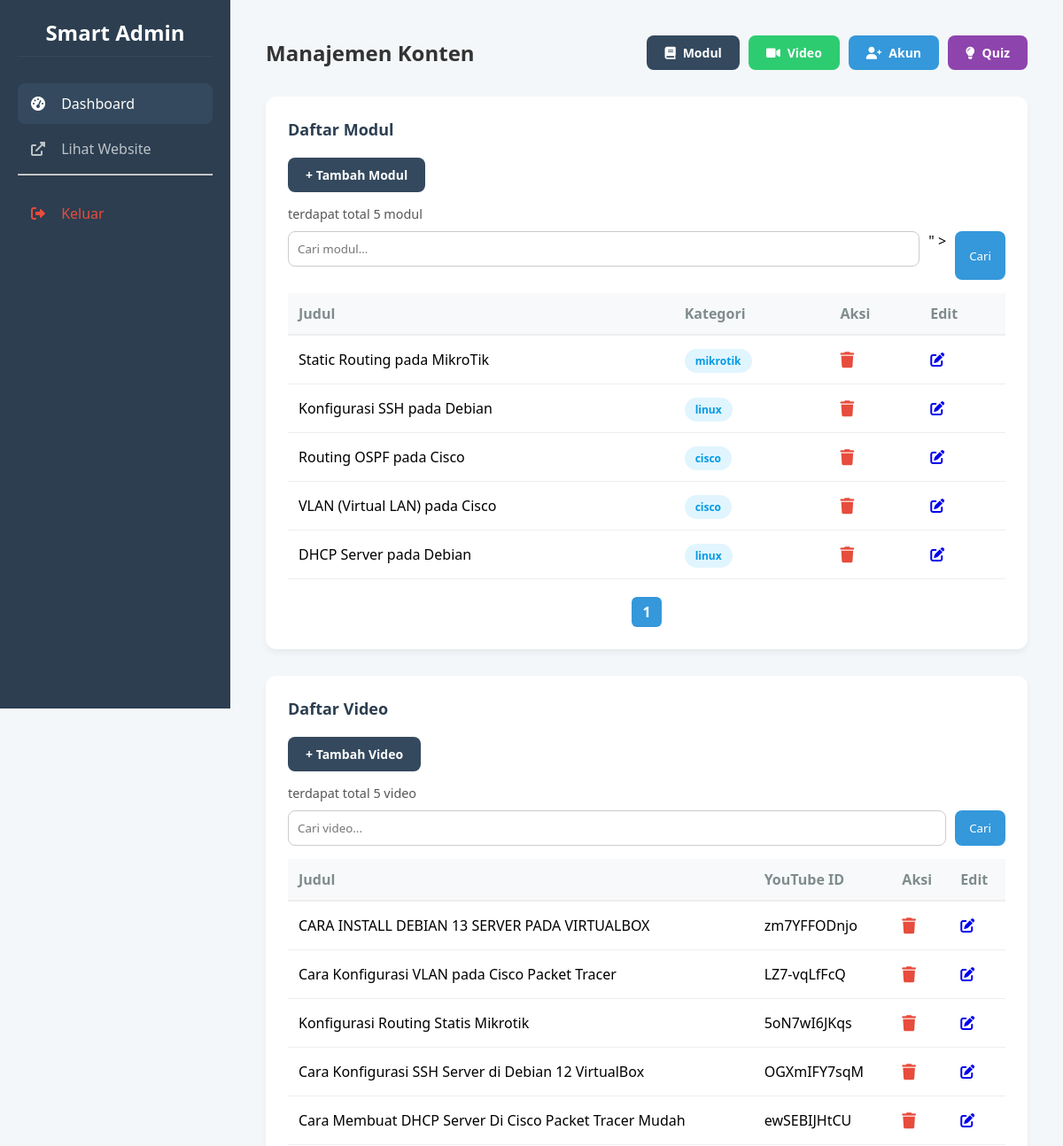
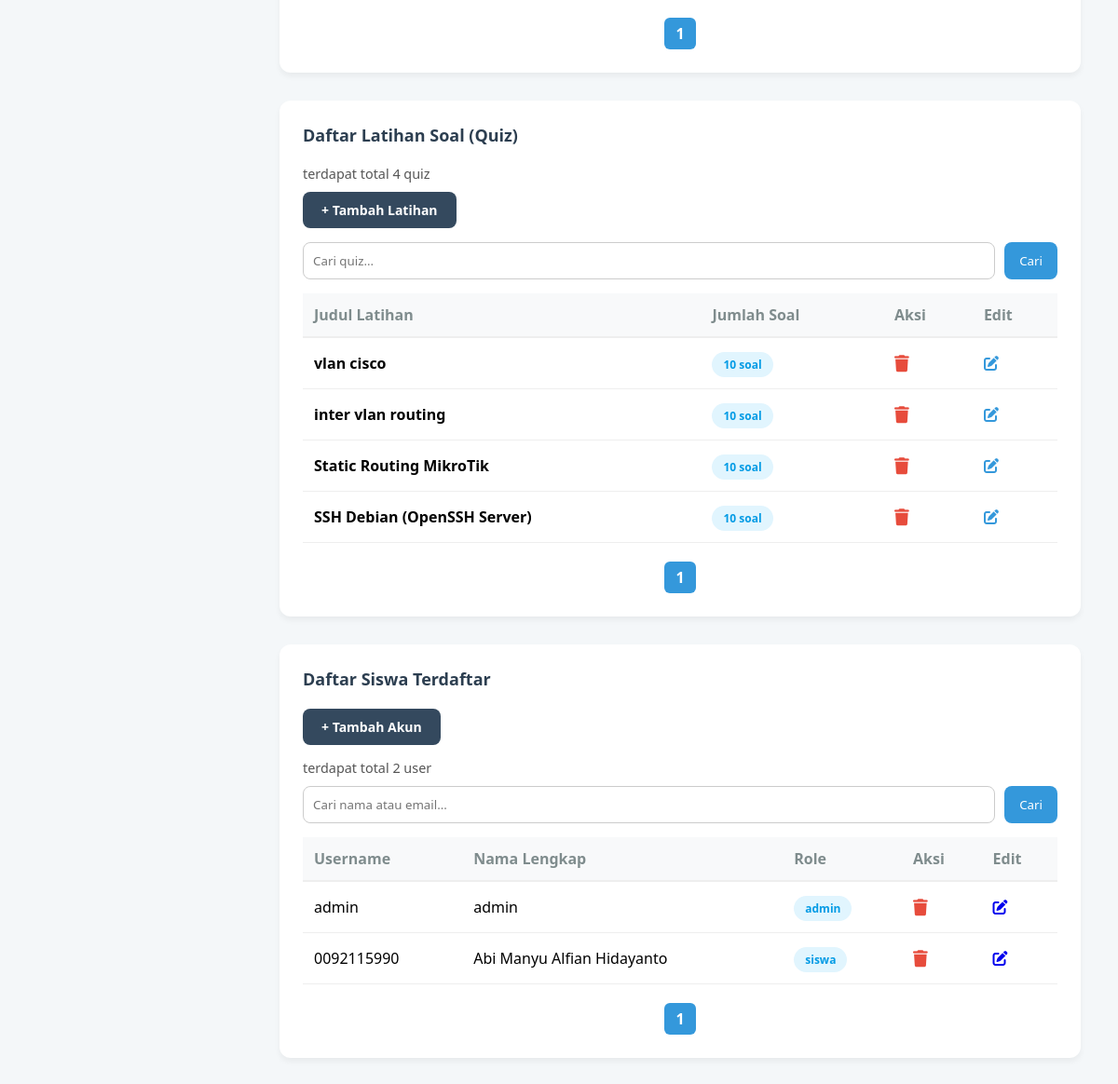
The page /admin (signed in) on the database its author committed (2 pictures, top to bottom).
### tables this page shows
CREATE TABLE modul (
                id INTEGER PRIMARY KEY AUTOINCREMENT,
                judul TEXT NOT NULL,
                kategori TEXT NOT NULL,
                konten TEXT NOT NULL,
                deskripsi_singkat TEXT,
                icon TEXT
            );

CREATE TABLE video(
                id INTEGER PRIMARY KEY AUTOINCREMENT,
                judul TEXT NOT NULL,
                thumbnail TEXT NOT NULL,  -- URL gambar thumbnail
                durasi TEXT NOT NULL,     -- Contoh: "10:25"
                deskripsi TEXT NOT NULL,       -- Deskripsi singkat (v.desc)
                youtube_id TEXT NOT NULL  -- ID untuk halaman nonton nanti
            );

CREATE TABLE quiz_list (
				id INTEGER PRIMARY KEY AUTOINCREMENT,
				judul TEXT NOT NULL,
				icon TEXT NOT NULL
			);

CREATE TABLE users (
				id INTEGER PRIMARY KEY AUTOINCREMENT,
				username TEXT UNIQUE NOT NULL,
				nama_lengkap TEXT,
				password TEXT NOT NULL,
				role TEXT DEFAULT 'siswa',
				email TEXT,
				streak INTEGER DEFAULT 0, 
				last_login DATE
			);

### app.py (the view)
@app.route('/admin')
def admin_dashboard():
    if 'role' not in session or session['role'] != 'admin':
        return redirect(url_for('login'))
    conn = get_db_connection()
    per_page = 10
    modul_page = request.args.get('modul_page', 1, type=int)
    modul_search = request.args.get('modul_search', '')
    modul_offset = (modul_page - 1) * per_page
    modul_query = 'FROM modul'
    modul_params = []
    if modul_search:
        modul_query += ' WHERE judul LIKE ?'
        modul_params.append(f'%{modul_search}%')
    modules = conn.execute(
        f'SELECT * {modul_query} LIMIT ? OFFSET ?',
        (*modul_params, per_page, modul_offset)
    ).fetchall()
    total_modul = conn.execute(
        f'SELECT COUNT(*) {modul_query}',
        modul_params
    ).fetchone()[0]
    modul_pages = (total_modul + per_page - 1) // per_page
    video_page = request.args.get('video_page', 1, type=int)
    video_search = request.args.get('video_search', '')
    video_offset = (video_page - 1) * per_page
    video_query = 'FROM video'
    video_params = []
    if video_search:
        video_query += ' WHERE judul LIKE ?'
        video_params.append(f'%{video_search}%')
    videos = conn.execute(
        f'SELECT * {video_query} LIMIT ? OFFSET ?',
        (*video_params, per_page, video_offset)
    ).fetchall()
    total_video = conn.execute(
        f'SELECT COUNT(*) {video_query}',
        video_params
    ).fetchone()[0]
    video_pages = (total_video + per_page - 1) // per_page
    user_page = request.args.get('user_page', 1, type=int)
    user_search = request.args.get('user_search', '')
    user_offset = (user_page - 1) * per_page
    user_query = 'FROM users'
    user_params = []
    if user_search:
        user_query += ' WHERE nama_lengkap LIKE ? OR email LIKE ?'
        user_params.extend([f'%{user_search}%', f'%{user_search}%'])
    users = conn.execute(
        f'SELECT * {user_query} LIMIT ? OFFSET ?',
        (*user_params, per_page, user_offset)
    ).fetchall()
    total_user = conn.execute(
        f'SELECT COUNT(*) {user_query}',
        user_params
    ).fetchone()[0]
    user_pages = (total_user + per_page - 1) // per_page
    quiz_page = request.args.get('quiz_page', 1, type=int)
    quiz_search = request.args.get('quiz_search', '')
    quiz_offset = (quiz_page - 1) * per_page
    quiz_query = '''
        FROM quiz_list ql
        LEFT JOIN quiz_questions qq ON ql.id = qq.quiz_id
    '''
    quiz_params = []
    if quiz_search:
        quiz_query += ' WHERE ql.judul LIKE ?'
        quiz_params.append(f'%{quiz_search}%')
    quizzes = conn.execute(f'''
        SELECT ql.*, COUNT(qq.id) as jumlah_soal
        {quiz_query}
        GROUP BY ql.id
        LIMIT ? OFFSET ?
    ''', (*quiz_params, per_page, quiz_offset)).fetchall()
    total_quiz = conn.execute(
        f'SELECT COUNT(*) FROM quiz_list'
    ).fetchone()[0]
    quiz_pages = (total_quiz + per_page - 1) // per_page
    conn.close()
    return render_template(
        'admin_dashboard.html',
        modules=modules,
        modul_page=modul_page,
        modul_pages=modul_pages,
        total_modul=total_modul,
        modul_search=modul_search,
        videos=videos,
        video_page=video_page,
        video_pages=video_pages,
        total_video=total_video,
        video_search=video_search,
        users=users,
        user_page=user_page,
        user_pages=user_pages,
        total_user=total_user,
        user_search=user_search,
        quizzes=quizzes,
        quiz_page=quiz_page,
        quiz_pages=quiz_pages,
        total_quiz=total_quiz,
        quiz_search=quiz_search
    )

### templates/admin_dashboard.html (shortened to what this page needs)
<!DOCTYPE html>
<html lang="id">
<head>
    <link rel="stylesheet" href="{{ url_for('static', filename='admin.css') }}">
    <link rel="stylesheet" href="https://cdnjs.cloudflare.com/ajax/libs/font-awesome/6.0.0/css/all.min.css">
</head>
<body>
    <div class="sidebar">
        <h2>Smart Admin</h2>
        <nav>
            <a href="/admin" class="active"><i class="fas fa-tachometer-alt"></i> Dashboard</a>
            <a href="/dashboard"><i class="fas fa-external-link-alt"></i> Lihat Website</a>
            <hr>
            <a href="#" class="logout-link" onclick="openLogoutModal()"><i class="fas fa-sign-out-alt"></i> Keluar</a>
        </nav>
    </div>
    <div class="main-content">
        <div class="header">
            <h1>Manajemen Konten</h1>
            <div class="btn-group">
                <a href="/admin/add-modul" class="btn btn-primary">
                    <i class="fas fa-book"></i> Modul
                </a>
                <a href="/admin/add-video" class="btn btn-success">
                    <i class="fas fa-video"></i> Video
                </a>
                <a href="/admin/add-account" class="btn btn-info">
                    <i class="fas fa-user-plus"></i> Akun
                </a>
                <a href="{{ url_for('add_quiz') }}" class="btn btn-masyaallah">
                    <i class="fas fa-lightbulb"></i> Quiz
                </a>
            </div>
        </div>
        <div class="section-card">
            <h3>Daftar Modul</h3>
            <a href="/admin/add-modul" class="btn btn-primary" style="margin-bottom: 15px; display: inline-block;">
                + Tambah Modul
            </a>
            <p class="data-info">
                terdapat total {{ total_modul }} modul
            </p>
            <form method="GET" class="search-box">
                <input
                    type="text"
                    id="search-modul"
                    placeholder="Cari modul..."
                    style="width:100%; padding:10px; margin-bottom:15px;">"
                >
                <button type="submit">Cari</button>
            </form>
            <table>
                <thead>
                    <tr>
                        <th>Judul</th>
                        <th>Kategori</th>
                        <th>Aksi</th>
                        <th>Edit</th>
                    </tr>
                </thead>
                <tbody id="modulTable">
                    {% for m in modules %}
                    <tr>
                        <td>{{ m.judul }}</td>
                        <td><span class="badge">{{ m.kategori }}</span></td>
                        <td>
                            <a href="/admin/delete-modul/{{ m.id }}" class="btn-icon delete" onclick="return confirm('Hapus modul?')">
                                <i class="fas fa-trash"></i>
                            </a>
                        </td>
                        <td>
							<a href="/admin/edit-modul/{{ m.id }}">
								<i class="fas fa-edit"></i>
							</a>
                        </td>
                    </tr>
                    {% endfor %}
                </tbody>
            </table>
            <div class="pagination">
                {% for p in range(1, modul_pages + 1) %}
                    <a href="?modul_page={{ p }}" class="{% if p == modul_page %}active{% endif %}">
                        {{ p }}
                    </a>
                {% endfor %}
            </div>
        </div>
        <div class="section-card">
            <h3>Daftar Video</h3>
            <a href="/admin/add-video" class="btn btn-primary" style="margin-bottom: 15px; display: inline-block;">
                + Tambah Video
            </a>
            <p class="data-info">terdapat total {{ total_video }} video</p>
            <form method="GET" class="search-box">
                <input type="text" name="video_search" placeholder="Cari video..." value="{{ request.args.get('video_search','') }}" id="search-video">
                <button type="submit">Cari</button>
            </form>
            <table>
                <thead>
                    <tr>
                        <th>Judul</th>
                        <th>YouTube ID</th>
                        <th>Aksi</th>
                        <th>Edit</th>
                    </tr>
                </thead>
                <tbody id="videoTable">
                    {% for v in videos %}
                    <tr>
                        <td>{{ v.judul }}</td>
                        <td><code>{{ v.youtube_id }}</code></td>
                        <td>
                            <a href="/admin/delete-video/{{ v.id }}" class="btn-icon delete" onclick="return confirm('Hapus video?')">
                                <i class="fas fa-trash"></i>
                            </a>
                        </td>
                        <td>
							<a href="/admin/edit-video/{{ v.id }}">
								<i class="fas fa-edit"></i>
							</a>
                        </td>
                    </tr>
                    {% endfor %}
                </tbody>
            </table>
            <div class="pagination">
                {% for p in range(1, video_pages + 1) %}
                    <a href="?video_page={{ p }}" class="{% if p == video_page %}active{% endif %}">
                        {{ p }}
                    </a>
                {% endfor %}
            </div>
        </div>
        <div class="section-card">
            <h3>Daftar Latihan Soal (Quiz)</h3>
            <p class="data-info">
                terdapat total {{ total_quiz }} quiz
            </p>
            <a href="{{ url_for('add_quiz') }}" class="btn btn-primary" style="margin-bottom: 15px; display: inline-block;">
                + Tambah Latihan
            </a>
            <form method="GET" class="search-box">
                <input
                    type="text"
                    name="quiz_search"
                    placeholder="Cari quiz..."
                    value="{{ quiz_search }}"
                    id="search-quiz"
                >
                <button type="submit">Cari</button>
            </form>
            <table>
                <thead>
                    <tr>
                        <th>Judul Latihan</th>
                        <th>Jumlah Soal</th>
                        <th>Aksi</th>
                        <th>Edit</th>
                    </tr>
                </thead>
                <tbody id="quizTable">
                    {% for q in quizzes %}
                    <tr>
                        <td><strong>{{ q.judul }}</strong></td>
                        <td>
                            <span class="badge">{{ q.jumlah_soal }} Soal</span>
                        </td>
                        <td>
                            <a href="/admin/delete-latihan/{{ q.id }}"
                               class="btn-icon delete"
                               onclick="return confirm('Hapus latihan?')">
                                <i class="fas fa-trash"></i>
                            </a>
                        </td>
                        <td>
							<a href="/admin/edit-quiz/{{ q.id }}" style="color:#3498db;">
								<i class="fas fa-edit"></i>
							</a>
                        </td>
                    </tr>
                    {% endfor %}
                </tbody>
            </table>
            <div class="pagination">
                {% for p in range(1, quiz_pages + 1) %}
                    <a href="?quiz_page={{ p }}" class="{% if p == quiz_page %}active{% endif %}">
                        {{ p }}
                    </a>
                {% endfor %}
            </div>
        </div>
        <div class="section-card">
            <h3>Daftar Siswa Terdaftar</h3>
            <a href="/admin/add-account" class="btn btn-primary" style="margin-bottom: 15px; display: inline-block;">
                + Tambah Akun
            </a>
            <p class="data-info">
                terdapat total {{ total_user }} user
            </p>
            <form method="GET" class="search-box">
                <input type="text" name="user_search" placeholder="Cari nama atau email..." value="{{ user_search }}" id="search-user">
                <button type="submit">Cari</button>
            </form>
            <table>
                <thead>
                    <tr>
                        <th>Username</th>
                        <th>Nama Lengkap</th>
                        <th>Role</th>
                        <th>Aksi</th>
                        <th>Edit</th>
                    </tr>
                </thead>
                <tbody id="userTable">
                    {% for u in users %}
                    <tr>
                        <td>{{ u.username }}</td>
                        <td>{{ u.nama_lengkap }}</td>
                        <td><span class="badge">{{ u.role }}</span></td>
                        <td>
                            <a href="/admin/delete-user/{{ u.id }}"
                               class="btn-icon delete"
                               onclick="return confirm('Hapus akun ini?')">
                                <i class="fas fa-trash"></i>
                            </a>
                        </td>
                        <td>
							<a href="/admin/edit-user/{{ u.id }}">
								<i class="fas fa-edit"></i>
							</a>
                        </td>
                    </tr>
                    {% endfor %}
                </tbody>
            </table>
            <div class="pagination">
                {% for p in range(1, user_pages + 1) %}
                    <a href="?user_page={{ p }}" class="{% if p == user_page %}active{% endif %}">
                        {{ p }}
                    </a>
                {% endfor %}
            </div>
        </div>
    </div>
</body>
</html>

### rows shown on the page
modul: judul "Static Routing pada MikroTik", kategori "mikrotik"
modul: judul "Konfigurasi SSH pada Debian", kategori "linux"
modul: judul "Routing OSPF pada Cisco", kategori "cisco"
modul: judul "VLAN (Virtual LAN) pada Cisco", kategori "cisco"
modul: judul "DHCP Server pada Debian", kategori "linux"
video: judul "CARA INSTALL DEBIAN 13 SERVER PADA VIRTUALBOX", youtube_id "zm7YFFODnjo"
video: judul "Cara Konfigurasi VLAN pada Cisco Packet Tracer", youtube_id "LZ7-vqLfFcQ"
video: judul "Konfigurasi Routing Statis Mikrotik", youtube_id "5oN7wI6JKqs"
video: judul "Cara Konfigurasi SSH Server di Debian 12 VirtualBox", youtube_id "OGXmIFY7sqM"
video: judul "Cara Membuat DHCP Server Di Cisco Packet Tracer Mudah", youtube_id "ewSEBIJHtCU"
quiz_list: judul "vlan cisco", jumlah_soal "10"
quiz_list: judul "inter vlan routing", jumlah_soal "10"
quiz_list: judul "Static Routing MikroTik", jumlah_soal "10"
quiz_list: judul "SSH Debian (OpenSSH Server)", jumlah_soal "10"
users: username "admin", nama_lengkap "admin", role "admin"
users: username "0092115990", nama_lengkap "Abi Manyu Alfian Hidayanto", role "siswa"

### other values the page prints
{{ total_modul }} "5"
{{ p }} "1"
{{ total_video }} "5"
{{ total_quiz }} "4"
{{ total_user }} "2"
